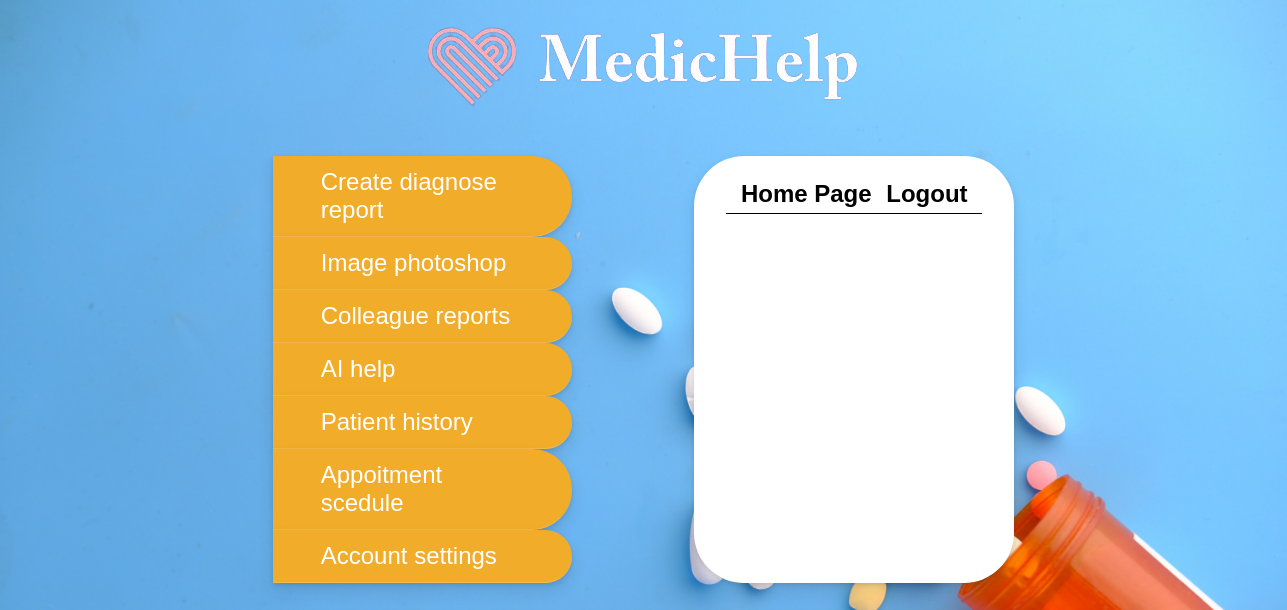
/DoctorsAppointments (signed in), run on an earlier commit of the app's database.
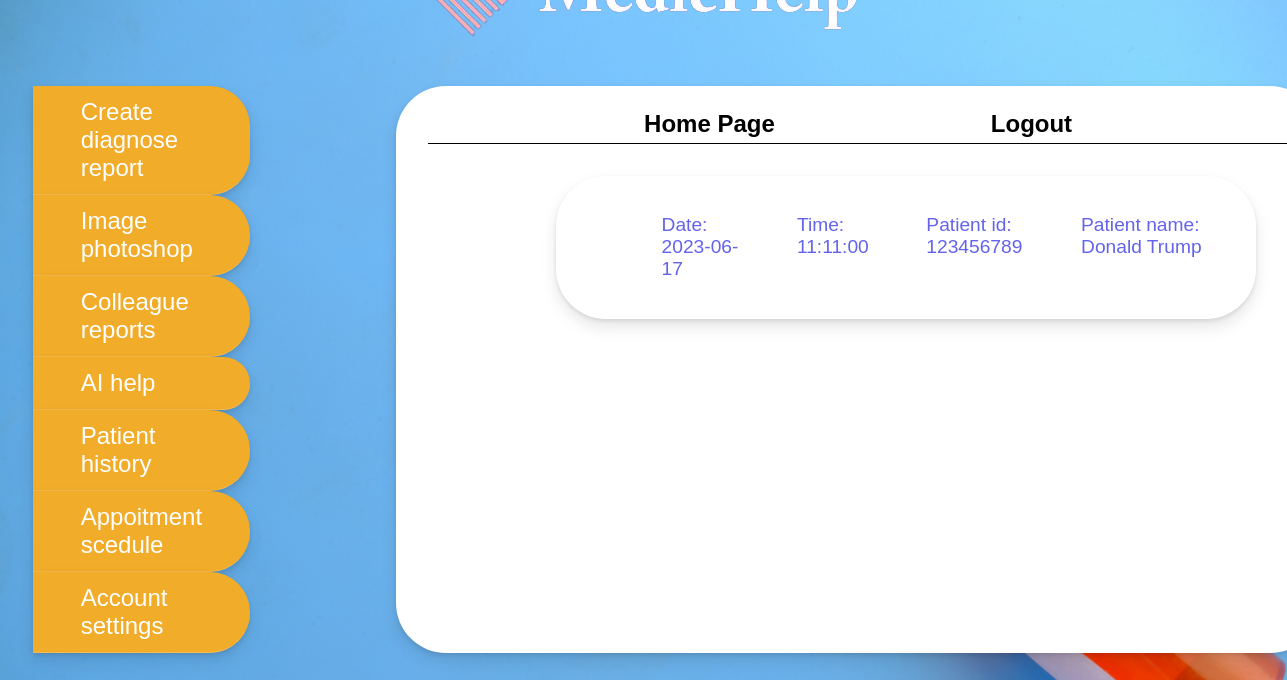
And on a later commit of the database.
### PneumoniaApp/Patient/models.py (models this page shows)
class Appointment(db.Model):
    id = db.Column(db.Integer, primary_key=True)
    created_at = db.Column(db.DateTime, default=datetime.utcnow)
    date = db.Column(db.Date, nullable=False)
    time = db.Column(db.Time, nullable=False)
    patient_id = db.Column(db.Integer, db.ForeignKey('patient.id'), nullable=False)
    doctor_id = db.Column(db.Integer, db.ForeignKey('doctor.id'), nullable=False)

### PneumoniaApp/Authentication/models.py (models this page shows, shortened)
class Patient(db.Model, UserMixin):
    id = db.Column(db.Integer, primary_key=True)
    user_id = db.Column(db.String(20), unique=True, nullable=False)
    username = db.Column(db.String(20), unique=True, nullable=False)
    email = db.Column(db.String(120), unique=True, nullable=False)
    password = db.Column(db.String(60), nullable=False)
    is_active = db.Column(db.Boolean, default=True)

### PneumoniaApp/Doctor/routes.py (the view)
@doctor.route("/DoctorsAppointments")
@login_required
def DoctorsAppointments():
    current_date = date.today()
    appointment = Appointment.query.filter(Appointment.doctor_id == current_user.id, Appointment.date >= current_date)
    patients = Patient.query.all()
    return render_template("DoctorsAppointments.html", appointments = appointment, pat = patients)

### PneumoniaApp/templates/DoctorsAppointments.html
{% extends 'homeLayout.html' %}
{% block content %}
    <a href="">Create diagnose report</a>
    <a href="">Image photoshop</a>
    <a href="">Colleague reports</a>
    <a href="">AI help</a>
    <a href="">Patient history</a>
    <a href="{{url_for('doctor.DoctorsAppointments')}}">Appoitment scedule</a>
    <a href="{{url_for('Authentication.DoctorChangePassword')}}">Account settings</a>
{% endblock content %}
{% block homepage %}
    <a href="{{url_for('Authentication.doctorHome')}}">Home Page</a>
{% endblock %}
{% block desc %}
    <div action="" method="POST" id="passwordForm">
        {% for app in appointments %}
            <div class="doctor">
                <label>Date: {{app.date}}</label>
                <label>Time: {{app.time}}</label>
                {% for patient in pat %}
                    {% if patient.id == app.patient_id %}
                        <label>Patient id: {{patient.user_id}}</label>
                        <label>Patient name: {{patient.username}}</label>
                    {% endif %}
                {% endfor %}
            </div>
        {% endfor %}
    </div>
{% endblock desc %}

### PneumoniaApp/templates/homeLayout.html (shortened to what this page needs)
<!DOCTYPE html>
<html lang="en">
<head>
    <link rel="stylesheet" href="{{ url_for('static', filename='Mainlayout.css') }}"/>
</head>
<body>
    <img id="logo" src="{{ url_for('static', filename='Authlayout/WebLogoRemove.png') }}" alt="Logo">
    <div id="container">
        <nav>
            {% block content %}
            {% endblock %}
        </nav>
        <section>
            <div id="userNav">
                {% block homepage %}
                {% endblock %}
                <a href="{{url_for('Authentication.logout')}}">Logout</a>
            </div>
            <div id="content">
                {% block desc %}
                {% endblock %}
            </div>
        </section>
    </div>
</body>
</html>

### PneumoniaApp/static/Mainlayout.css (style rules this page uses)
body { margin: 0; display: flex; flex-direction: column; justify-content: center; align-items: center; height: 100vh; background-image: url("UserLayout/background.jpg"); background-repeat: no-repeat; background-size: cover; font-family: 'Inconsolata', monospace; font-family: 'Montserrat', sans-serif; }
#container { display: flex; flex-direction: row; margin-bottom: 17%; }
#container nav { display: flex; flex-direction: column; padding-right: 5em; margin-right: 5%; margin-left: 3em; }
#container nav a { font-size: x-large; text-decoration: none; background-color: rgb(241, 172, 42); box-shadow: 0 2px 4px rgb(0 0 0 / 10%), 0 8px 16px rgb(0 0 0 / 10%); color: white; border-bottom-style: solid; border-bottom-color: rgb(245, 186, 76); border-top-right-radius: 40px; border-bottom-right-radius: 40px; border-bottom-width: 0.5px; padding-left:2em; padding-right: 2em; padding-top: 0.5em; padding-bottom: 0.5em; }
#container section { background-color: white; border-radius: 50px; box-shadow: 0 2px 4px rgb(0 0 0 / 10%), 0 8px 16px rgb(0 0 0 / 10%); display: flex; flex-direction: column; }
#userNav { display: flex; flex-direction: row; justify-content: space-evenly; border-bottom-style: solid; border-bottom-width: 0.5px; margin-left: 2em; margin-right: 2em; }
#userNav a { font-size: x-large; text-decoration: none; margin-top: 1em; margin-bottom: 0.2em; color: black; font-weight: 600; }
#logo { margin-bottom: 3%; }
#passwordForm { display: flex; flex-direction: column; flex-wrap: wrap; justify-content: center; align-items: center; padding-left: 10em; padding-right: 10em; padding-bottom: 2em; overflow-y: scroll; max-height: 40vh; }
#passwordForm label { font-size: larger; color: rgb(99, 99, 235); margin-top: 2em; }
.doctor { display: flex; flex-direction: row; justify-content: space-evenly; width: 100%; border-radius: 50px; box-shadow: 0 2px 4px rgb(0 0 0 / 10%), 0 8px 16px rgb(0 0 0 / 10%); margin-top: 2em; padding-left: 3em; padding-right: 3em; }
.doctor label { margin-left: 3em; margin-bottom: 2em; }
section { margin-right: 3em; }

What changed in the data, as far as the page shows it:
added Appointment: date "2023-06-17", time "11:11:00"
now on this page (row unchanged): Patient: user_id "123456789", username "Donald Trump"
